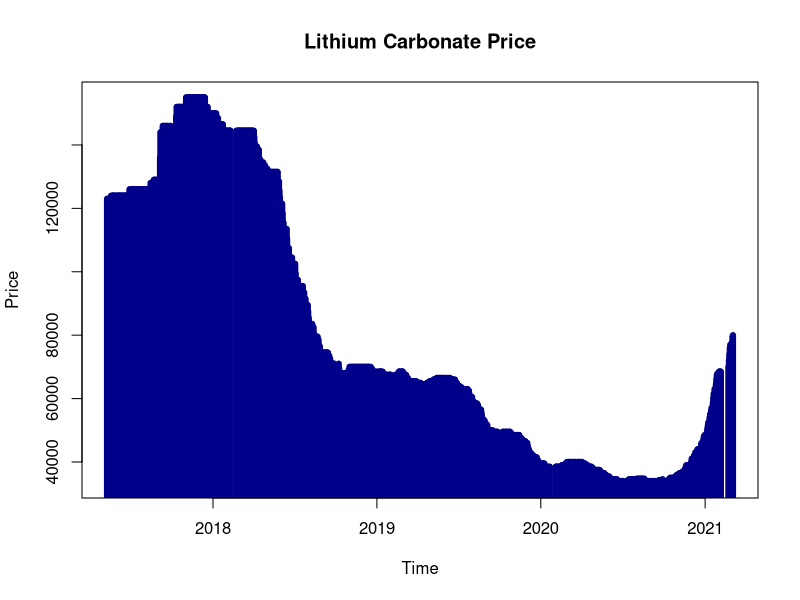

Reproduce this figure in R.
data <- read.csv("Lithium Carbonate Price.csv")
str(data)
#View(data)
unique(is.na(data))

lithium <- data[,1:2]
lithium$Date <- gsub(",", "", lithium$Date)
lithium$Date <- as.Date(lithium$Date, "%b %d %Y")
lithium$Price <- gsub(",", "", lithium$Price)
lithium$Price <- as.numeric(lithium$Price)
View(lithium)

plot(lithium$Date, lithium$Price, type = "h", col = "blue4", lwd = 6, xlab = "Time", ylab = "Price", main = "Lithium Carbonate Price")


